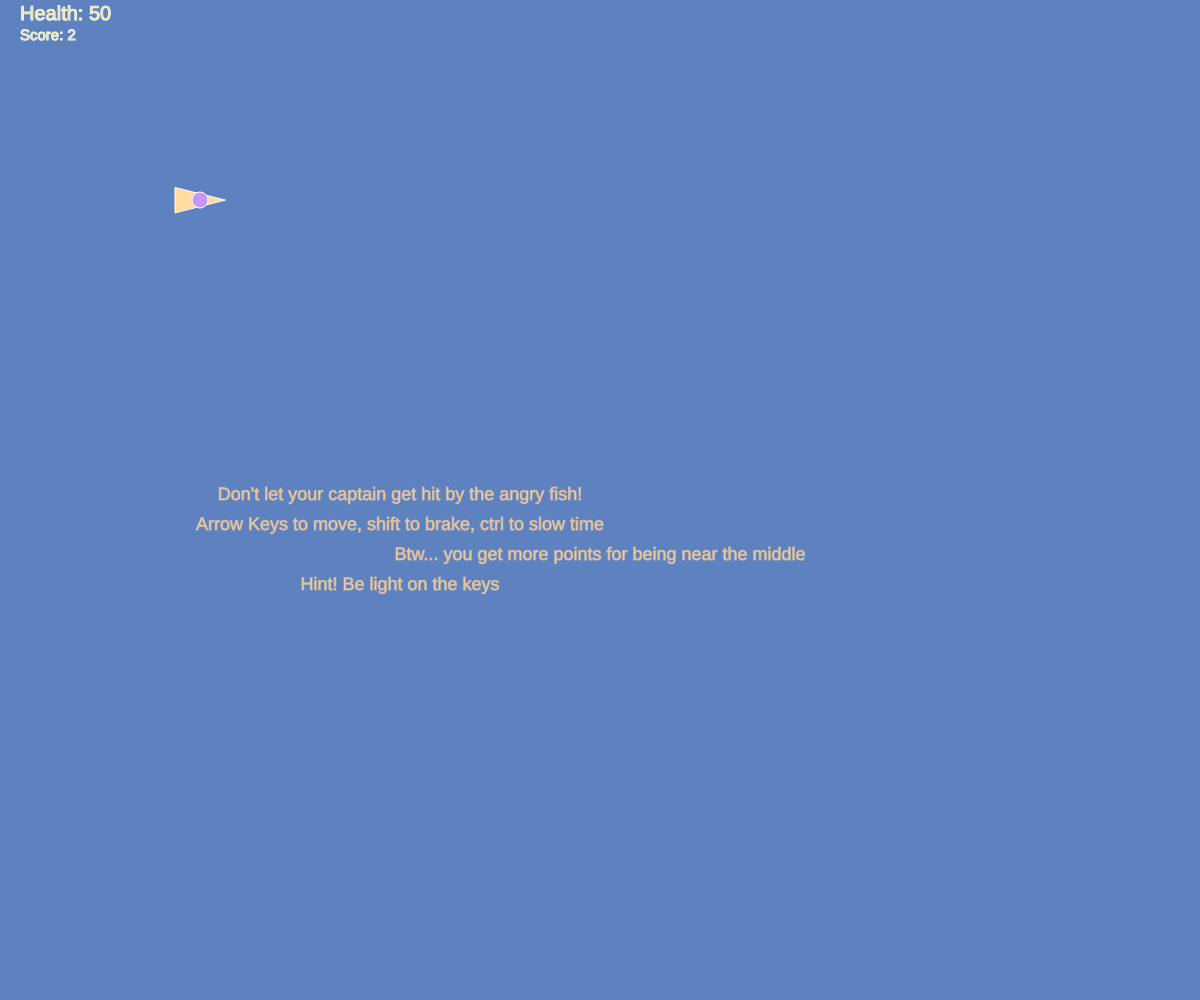
Frame 1 (no input)
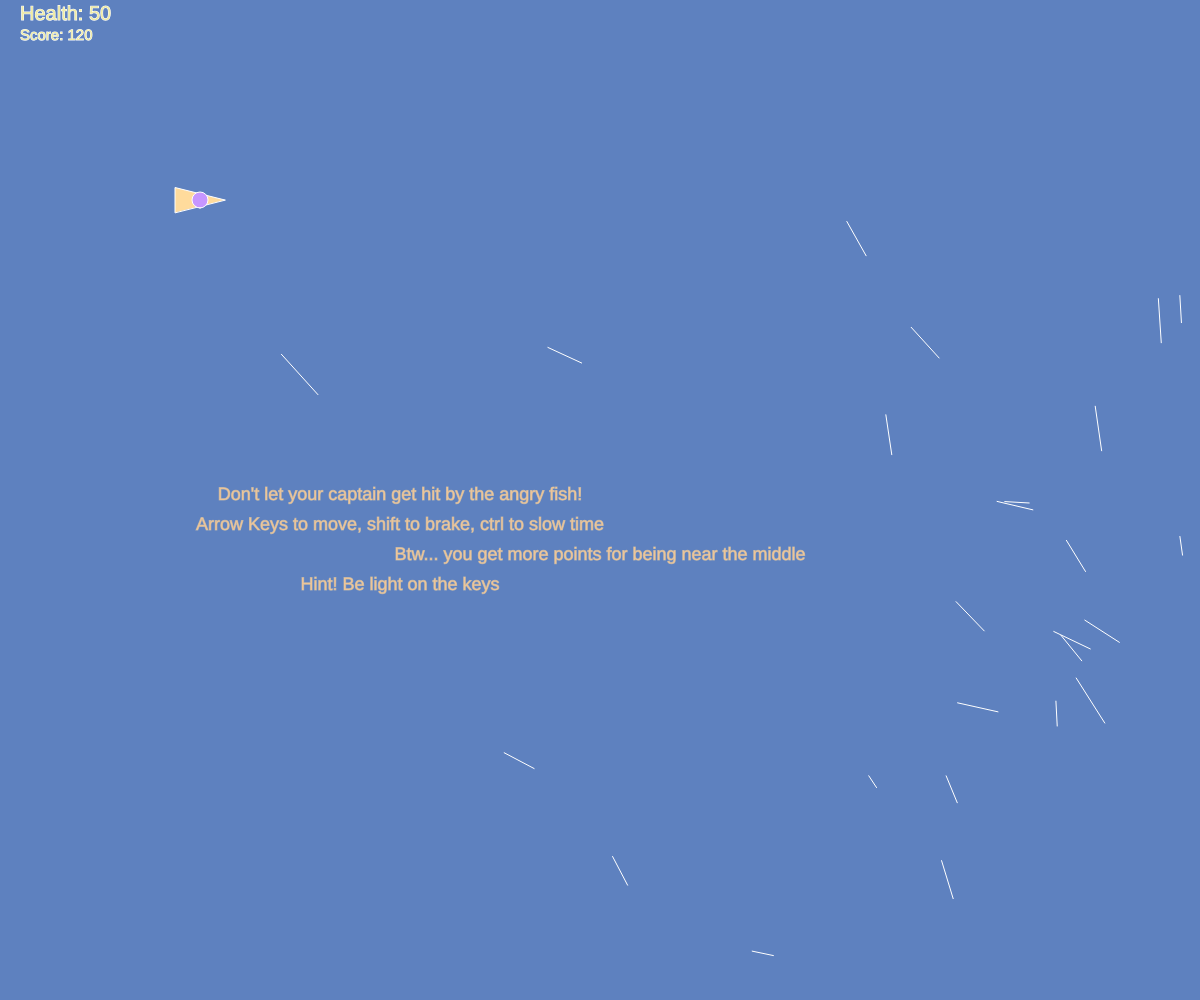
Frame 60 (no input)
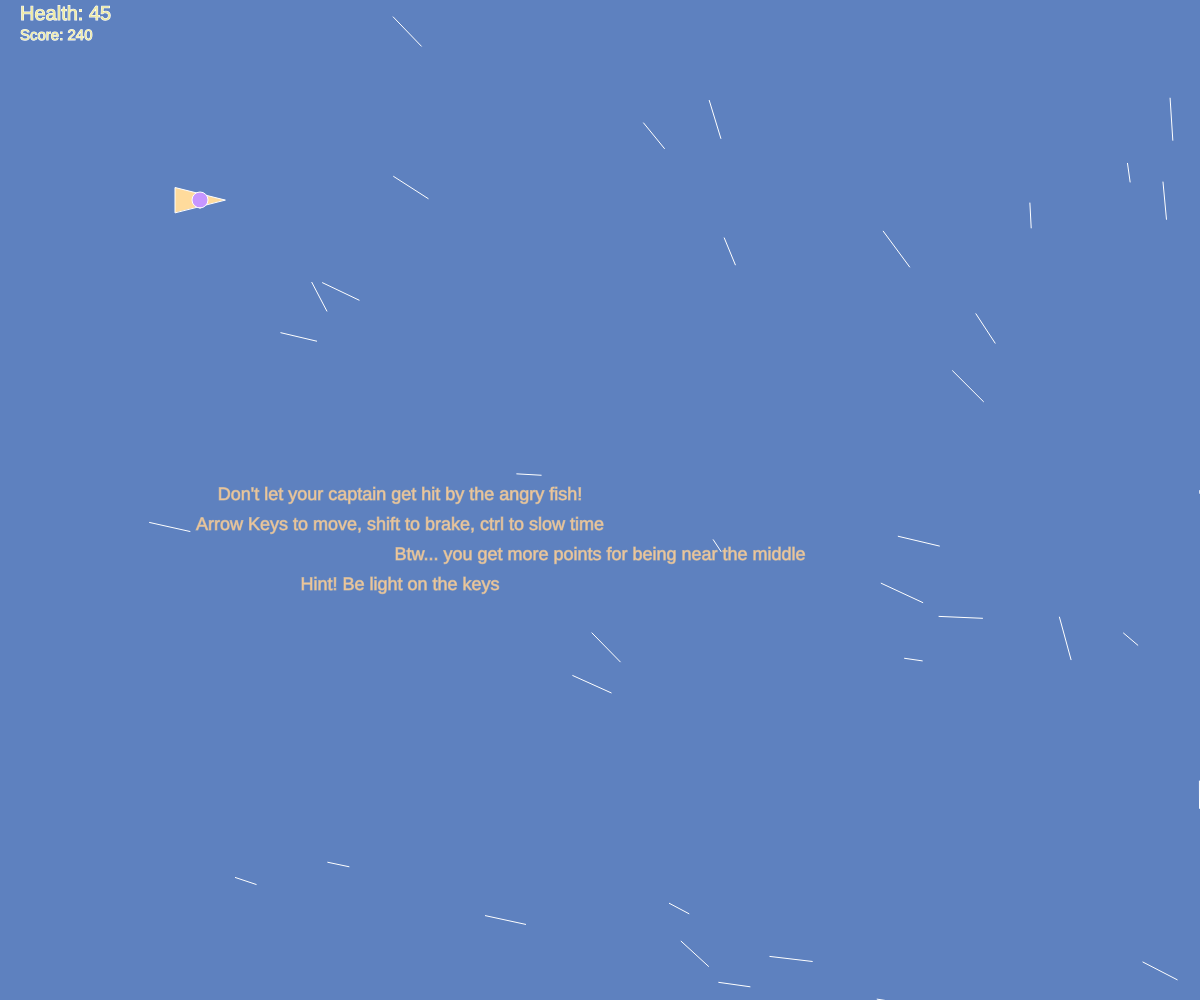
Frame 120 (the mouse pressed at the canvas centre since frame 60)

The p5.js sketch that drew these frames (run headless with seeded random() and noise() and a simulated clock; from frame 60 on, the mouse is pressed at the canvas centre):

// p5.js sketch
// ── sketch.js
let mover;
let enemies = [];

function setup() {
  createCanvas(windowWidth, windowHeight);
  
  mover = new Mover(200, 200, 25);
  frameRate(60);
}

function draw() {
  background('#5e81bf');
  
  // Instructory text:
  introText();
  
  // Player stuffs.
  mover.update();
  mover.show();
  
  // Enemy stuffs.
  for(let i = enemies.length - 1; i >= 0; i-= 1) {
    
    
    // Make sure enemies[i] isn't null
    if(enemies[i]) {
      enemies[i].update(mover);
      enemies[i].show();
      // Garbage collection.
      if(enemies[i].checkSelfDestruct()) {
        enemies.splice(i, 1);
      }
    }
  }
  
  // 40% chance of spawning enemy each frame
  if(random() < 0.4) {
    enemies.push(Enemy.spawnEnemy(mover.pos));
  }
}

function introText() {
  if(millis() <= 10000) {
    push();
    textSize(18);
    stroke(175);
    fill('#edc598');
    textAlign(CENTER)
    text('Don\'t let your captain get hit by the angry fish!',
        width/3, height/2);
    text('Arrow Keys to move, shift to brake, ctrl to slow time', 
         width/3, height/2 + 30);
    text('Btw... you get more points for being near the middle',
        width/2, height/2 + 60);
    text('Hint! Be light on the keys',
        width/3, height/2 + 90);
    pop();
  }
}
// ── enemy.js
class Enemy {
  constructor(x, y, vel) {
    this.pos = createVector(x, y);
    this.vel = vel;
  }
  
  update(mover) {
    this.pos.add(this.vel);
    
    if(this.checkCollisions(mover)) {
      mover.health--;
      mover.frameHit = frameCount; // For hurt animation.
    }
  }
  
    // From https://www.jeffreythompson.org/collision-detection/line-circle.php
  checkCollisions(mover) {
    // LINE-CIRCLE collision detection
    let x1 = this.pos.x;
    let y1 = this.pos.y;
    let x2 = this.pos.x - 3*this.vel.x;
    let y2 = this.pos.y - 3*this.vel.y;
    let cx = mover.pos.x;
    let cy = mover.pos.y;
    let r = 16;
    
    // is either end INSIDE the circle?
    // if so, return true immediately
    let inside1 = this.pointCircle(x1,y1, cx,cy,r);
    let inside2 = this.pointCircle(x2,y2, cx,cy,r);
    if (inside1 || inside2) return true;

    // get length of the line
    let distX = x1 - x2;
    let distY = y1 - y2;
    let len = sqrt( (distX*distX) + (distY*distY) );

    // get dot product of the line and circle
    let dot = (((cx-x1)*(x2-x1)) + ((cy-y1)*(y2-y1))) / pow(len,2);

    // find the closest point on the line
    let closestX = x1 + (dot * (x2-x1));
    let closestY = y1 + (dot * (y2-y1));

    // is this point actually on the line segment?
    // if so keep going, but if not, return false
    let onSegment = this.linePoint(x1,y1,x2,y2, closestX,closestY);
    if (!onSegment) return false;

    // get distance to closest point
    distX = closestX - cx;
    distY = closestY - cy;
    let distance = sqrt( (distX*distX) + (distY*distY) );

    // Did they collide ?
    if (distance <= r) {
      return true;
    }
    return false;
  }
  
  // From https://www.jeffreythompson.org/collision-detection/line-circle.php
  // POINT/CIRCLE
  pointCircle(px, py, cx, cy, r) {

    // get distance between the point and circle's center
    // using the Pythagorean Theorem
    let distX = px - cx;
    let distY = py - cy;
    let distance = sqrt( (distX*distX) + (distY*distY) );

    // if the distance is less than the circle's
    // radius the point is inside!
    if (distance <= r) {
      return true;
    }
    return false;
  }
  
  // From https://www.jeffreythompson.org/collision-detection/line-circle.php
  // LINE/POINT
  linePoint(x1, y1, x2, y2, px, py) {

    // get distance from the point to the two ends of the line
    let d1 = dist(px,py, x1,y1);
    let d2 = dist(px,py, x2,y2);

    // get the length of the line
    let lineLen = dist(x1,y1, x2,y2);

    // since floats are so minutely accurate, add
    // a little buffer zone that will give collision
    let buffer = 0.1;    // higher # = less accurate

    // if the two distances are equal to the line's
    // length, the point is on the line!
    // note we use the buffer here to give a range,
    // rather than one #
    if (d1+d2 >= lineLen-buffer && d1+d2 <= lineLen+buffer) {
      return true;
    }
    return false;
  }
  
  // Check out of bounds with 10 tolerance.
  checkSelfDestruct() {
    let tolerance = 10;
    
    return((this.pos.x > width + tolerance) || 
           (this.pos.x <= 0 - tolerance) ||
           (this.pos.y > height + tolerance) ||
           (this.pos.y <= 0 - tolerance));
  }
  
  show() {
    // Line from pos to prev. pos
    line(this.pos.x, this.pos.y, 
         this.pos.x - 3*this.vel.x, this.pos.y - 3*this.vel.y);
  }
  
  static spawnEnemy(pos) {
    let velMax = 15;
    // Enemies come from opposite diagonal of player towards center.
    let posMirror = createVector(width - pos.x, height - pos.y);
    
    // NW
    if(posMirror.x < width/2 && posMirror.y < height/2) {
      let northWest = createVector(random(velMax), random(velMax));
      // Each quadrant has a 50% chance of spawning from either side
      // Top
      if(random() < 0.5) {
        return new Enemy(random(0, width/2), 0, northWest);
      }
      // Left
      else {
        return new Enemy(0, random(0, height/2), northWest);
      }
    }
    
    // NE
    if(posMirror.x > width/2 && posMirror.y < height/2) {
      let northEast = createVector(random(-velMax), random(velMax));
       // Top
      if(random() < 0.5) {
        return new Enemy(random(width/2, width), 0, northEast);
      }
      // Right
      else {
        return new Enemy(width, random(0, height/2), northEast);
      }
    }
    
    // SW
    if(posMirror.x < width/2 && posMirror.y > height/2) {
      let southWest = createVector(random(velMax), random(-velMax));
      // Bottom
      if(random() < 0.5) {
        return new Enemy(random(0, width/2), height, southWest);
      }
      // Left
      else {
        return new Enemy(0, random(height/2, height), southWest);
      }
    }
    
    // SE
    if(posMirror.x > width/2 && posMirror.y > height/2) {
      let southEast =createVector(random(-velMax), random(-velMax));
      // Bottom
      if(random() < 0.5) {
        return new Enemy(random(width/2, width), height, southEast);
      }
      // Right
      else {
        return new Enemy(width, random(height/2, height),southEast);
      }
    }
  }
}
// ── mover.js
// CURRENT GLITCHES:
// Mover glitches past boundaries
class Mover {
  constructor (x,y, mass) {
    this.pos = createVector(x, y);
    this.mass = mass;
    
    // Instantiate vectors for early read-access.
    this.vel = createVector();
    this.acc = createVector();
    
    this.colour = color('#ffdb9c');
    this.captainColour = color('#c696ff');
    
    this.health = 50;
    this.score = 0;
    this.frameHit = 0;
  }
  
  update() {
    // Acc is added here.
    this.acc.set(0,0); // Otherwise acceleration never ends.
    this.acc.setMag(1);
    this.keyboardInput();
    
    this.vel.add(this.acc);
    this.vel.limit(2*this.mass);
    
    this.pos.add(this.vel);
    
    this.checkEdges();
    this.drag(0.05);
    
    if(this.health > 0)
      this.calcScore();
  }
  
  calcScore() {
    let multiplier = 1000;
    // More points for being closer to the center
    let divisor = p5.Vector.dist(
      this.pos, createVector(width/2, height/2));
    this.score += multiplier/divisor;
  }
  
  applyForce(force) {
    let forceCopy = p5.Vector.div(force, this.mass);
    this.acc.add(forceCopy);
  }
  
  keyboardInput() {
    // Add movement to overall vector
    // L:(-1, 0) R:(1, 0) U:(0, -1) D:(0, 1)
    let movementVector = createVector(0, 0);
    
    if(keyIsDown(LEFT_ARROW)) {
      movementVector.add(-this.mass, 0);
    } if(keyIsDown(RIGHT_ARROW)) {
      movementVector.add(this.mass, 0);
    } if(keyIsDown(UP_ARROW)) {
      movementVector.add(0, -this.mass);
    } if(keyIsDown(DOWN_ARROW)) {
      movementVector.add(0, this.mass);
    } if(keyIsDown(SHIFT)) {
      this.drag(1);
    } if (keyIsDown(CONTROL)) {
      frameRate(15);
    } else {
      frameRate(60);
    }
    this.applyForce(movementVector);
  }
  
  drag(c) {
    // Calculate direction.
    let drag = this.vel.copy();
    drag.normalize();
    drag.mult(-1);
    
    // Calculate magnitude.
    let speed = this.vel.mag();
    drag.mult(c * speed * speed);
    
    this.applyForce(drag);
  }
  
  checkEdges() {
    if(this.pos.x > width) {
      this.pos.x = width;
      this.vel.x *= -0.66;
    } if (this.pos.x < 0) {
      this.pos.x = 0;
      this.vel.x *= -0.66;
    } if (this.pos.y > height) {
      this.pos.y = height;
      this.vel.y *= -0.66;
    } if (this.pos.y < 0) {
      this.pos.y = 0;
      this.vel.y *= -0.66;
    }
  }
  
  show() {
    // Set default stroke
    strokeWeight(1);
    stroke(255);
    
    // Points in direction of velocity
    this.displayBoat();
    
    // Hurt Animation
    this.hurtAnimation();
    
    // Score Display.
    this.displayScore();
    
    // Health Display
    this.displayHealth();
    
    // Death Screen
    this.deathScreen();
  }
  
  displayBoat() {
    push();
    translate(this.pos.x, this.pos.y); // Change origin.
    rotate(this.vel.heading() + PI/2);
    fill(this.colour);
    triangle(0, -this.mass,
             -this.mass/2, this.mass,
             this.mass/2, this.mass);
    fill(this.captainColour);
    ellipse(0, 0 , 16)
    pop();
  }
  
  hurtAnimation() {
    if(frameCount > 15 && frameCount <= this.frameHit + 15) {
      this.captainColour = color('#f54538');
    } else {
      this.captainColour = color('#c696ff');
    }
  }
  
  displayScore() {
    textSize(15);
    fill('#f0eca5');
    text("Score: " + Math.round(this.score), 20, 40);
  }
  
  displayHealth() {
    textSize(20);
    if(this.health <= 10)
      this.colour = color('#f54538')
    text('Health: ' + this.health, 20, 20);
  }
  
  deathScreen() {
    if(this.health <= 0) {
      background('#f54538');
      textAlign(CENTER);
      fill('#edffd4');
      text("F", width/2 - 10, height/2);
      text('Refresh to restart', width/2 - 10, height/2 + 30);
      text('Score: ' + Math.round(this.score),
           width/2 - 10, height/2 + 60);
      if(keyIsDown(70)) {
        this.easterEgg();
      }
    }
  }
  
  easterEgg() {
    stroke('white');
    strokeWeight('5');
    arc(width/3, height/4 - 30, 20, -20, PI, 0, OPEN);
    arc(2*width/3, height/4 - 30, 20, -20, PI, 0, OPEN);
    strokeWeight('20');
    line(width/3, height/4, width/3, height/2);
    line(2*width/3, height/4, 2*width/3, height/2)
    fill('white');
    circle(width/2, 2*height/3, 60);
  }
}
